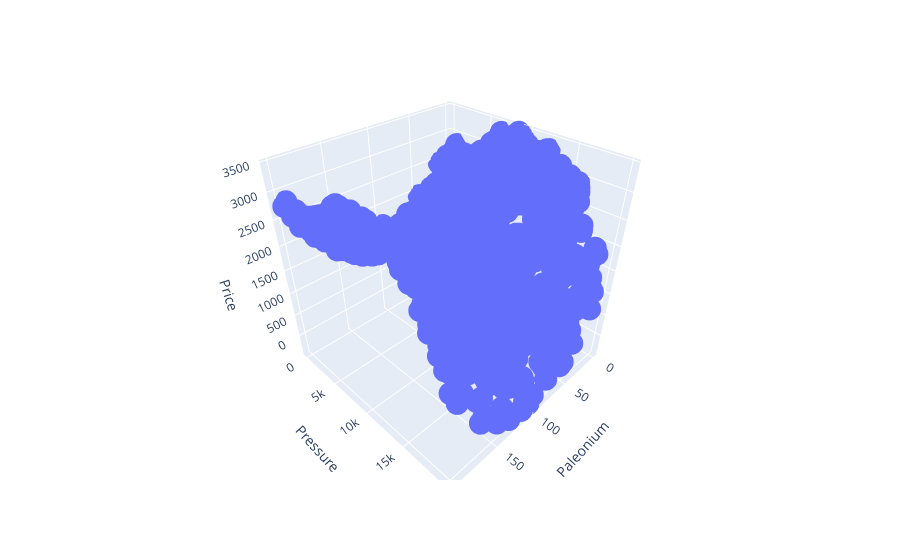

The notebook cell this image was saved under:
### Code cell
#first visulaisation
px.scatter_3d(df,x='Paleonium',y='Pressure',z='Price')

### Figure 1 — Plotly figure (JSON) as saved in the notebook; plotly's stock layout.template omitted (floating-point values rounded to 4 significant figures; data arrays with more than 128 entries replaced by an {"elided": "..."} marker saying what was removed)
{"data": [{"hovertemplate": "Paleonium=%{x}<br>Pressure=%{y}<br>Price=%{z}<extra></extra>", "legendgroup": "", "marker": {"color": "#636efa", "symbol": "circle"}, "mode": "markers", "name": "", "scene": "scene", "showlegend": false, "type": "scatter3d", "x": {"elided": "1000 int values"}, "y": {"elided": "1000 int values"}, "z": {"elided": "1000 float values"}}], "layout": {"legend": {"tracegroupgap": 0}, "margin": {"t": 60}, "scene": {"domain": {"x": [0, 1], "y": [0, 1]}, "xaxis": {"title": {"text": "Paleonium"}}, "yaxis": {"title": {"text": "Pressure"}}, "zaxis": {"title": {"text": "Price"}}}}}
